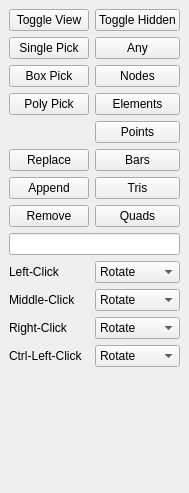
<?xml version="1.0" encoding="UTF-8"?>
<ui version="4.0">
 <class>Dock_Picking</class>
 <widget class="QDockWidget" name="Dock_Picking">
  <property name="geometry">
   <rect>
    <x>0</x>
    <y>0</y>
    <width>188</width>
    <height>493</height>
   </rect>
  </property>
  <property name="sizePolicy">
   <sizepolicy hsizetype="Expanding" vsizetype="Preferred">
    <horstretch>0</horstretch>
    <verstretch>0</verstretch>
   </sizepolicy>
  </property>
  <property name="toolTip">
   <string>Picking Dock</string>
  </property>
  <property name="statusTip">
   <string>Picking Utility Dock</string>
  </property>
  <property name="allowedAreas">
   <set>Qt::LeftDockWidgetArea|Qt::RightDockWidgetArea</set>
  </property>
  <property name="windowTitle">
   <string>Picking</string>
  </property>
  <widget class="QWidget" name="dockWidgetContents">
   <layout class="QGridLayout" name="gridLayout">
    <item row="5" column="2">
     <widget class="QPushButton" name="btn_box_pick">
      <property name="sizePolicy">
       <sizepolicy hsizetype="Expanding" vsizetype="Fixed">
        <horstretch>0</horstretch>
        <verstretch>0</verstretch>
       </sizepolicy>
      </property>
      <property name="text">
       <string>Box Pick</string>
      </property>
      <property name="autoDefault">
       <bool>true</bool>
      </property>
     </widget>
    </item>
    <item row="4" column="3">
     <widget class="QPushButton" name="btn_any">
      <property name="sizePolicy">
       <sizepolicy hsizetype="Expanding" vsizetype="Fixed">
        <horstretch>0</horstretch>
        <verstretch>0</verstretch>
       </sizepolicy>
      </property>
      <property name="text">
       <string>Any</string>
      </property>
      <property name="autoDefault">
       <bool>true</bool>
      </property>
     </widget>
    </item>
    <item row="4" column="2">
     <widget class="QPushButton" name="btn_single_pick">
      <property name="sizePolicy">
       <sizepolicy hsizetype="Expanding" vsizetype="Fixed">
        <horstretch>0</horstretch>
        <verstretch>0</verstretch>
       </sizepolicy>
      </property>
      <property name="text">
       <string>Single Pick</string>
      </property>
      <property name="autoDefault">
       <bool>true</bool>
      </property>
     </widget>
    </item>
    <item row="5" column="3">
     <widget class="QPushButton" name="btn_nodes">
      <property name="sizePolicy">
       <sizepolicy hsizetype="Expanding" vsizetype="Fixed">
        <horstretch>0</horstretch>
        <verstretch>0</verstretch>
       </sizepolicy>
      </property>
      <property name="text">
       <string>Nodes</string>
      </property>
      <property name="autoDefault">
       <bool>true</bool>
      </property>
     </widget>
    </item>
    <item row="8" column="2">
     <widget class="QPushButton" name="btn_replace_selection">
      <property name="sizePolicy">
       <sizepolicy hsizetype="Expanding" vsizetype="Fixed">
        <horstretch>0</horstretch>
        <verstretch>0</verstretch>
       </sizepolicy>
      </property>
      <property name="text">
       <string>Replace</string>
      </property>
      <property name="autoDefault">
       <bool>true</bool>
      </property>
     </widget>
    </item>
    <item row="6" column="2">
     <widget class="QPushButton" name="btn_poly_pick">
      <property name="sizePolicy">
       <sizepolicy hsizetype="Expanding" vsizetype="Fixed">
        <horstretch>0</horstretch>
        <verstretch>0</verstretch>
       </sizepolicy>
      </property>
      <property name="text">
       <string>Poly Pick</string>
      </property>
      <property name="autoDefault">
       <bool>true</bool>
      </property>
      <property name="default">
       <bool>false</bool>
      </property>
      <property name="flat">
       <bool>false</bool>
      </property>
     </widget>
    </item>
    <item row="10" column="3">
     <widget class="QPushButton" name="btn_quads">
      <property name="sizePolicy">
       <sizepolicy hsizetype="Expanding" vsizetype="Fixed">
        <horstretch>0</horstretch>
        <verstretch>0</verstretch>
       </sizepolicy>
      </property>
      <property name="text">
       <string>Quads</string>
      </property>
      <property name="autoDefault">
       <bool>true</bool>
      </property>
      <property name="default">
       <bool>false</bool>
      </property>
      <property name="flat">
       <bool>false</bool>
      </property>
     </widget>
    </item>
    <item row="9" column="3">
     <widget class="QPushButton" name="btn_tris">
      <property name="sizePolicy">
       <sizepolicy hsizetype="Expanding" vsizetype="Fixed">
        <horstretch>0</horstretch>
        <verstretch>0</verstretch>
       </sizepolicy>
      </property>
      <property name="text">
       <string>Tris</string>
      </property>
      <property name="autoDefault">
       <bool>true</bool>
      </property>
      <property name="default">
       <bool>false</bool>
      </property>
      <property name="flat">
       <bool>false</bool>
      </property>
     </widget>
    </item>
    <item row="6" column="3">
     <widget class="QPushButton" name="btn_elements">
      <property name="sizePolicy">
       <sizepolicy hsizetype="Expanding" vsizetype="Fixed">
        <horstretch>0</horstretch>
        <verstretch>0</verstretch>
       </sizepolicy>
      </property>
      <property name="text">
       <string>Elements</string>
      </property>
      <property name="autoDefault">
       <bool>true</bool>
      </property>
      <property name="default">
       <bool>false</bool>
      </property>
      <property name="flat">
       <bool>false</bool>
      </property>
     </widget>
    </item>
    <item row="8" column="3">
     <widget class="QPushButton" name="btn_bars">
      <property name="sizePolicy">
       <sizepolicy hsizetype="Expanding" vsizetype="Fixed">
        <horstretch>0</horstretch>
        <verstretch>0</verstretch>
       </sizepolicy>
      </property>
      <property name="text">
       <string>Bars</string>
      </property>
      <property name="autoDefault">
       <bool>true</bool>
      </property>
      <property name="default">
       <bool>false</bool>
      </property>
      <property name="flat">
       <bool>false</bool>
      </property>
     </widget>
    </item>
    <item row="10" column="2">
     <widget class="QPushButton" name="btn_remove_selection">
      <property name="sizePolicy">
       <sizepolicy hsizetype="Expanding" vsizetype="Fixed">
        <horstretch>0</horstretch>
        <verstretch>0</verstretch>
       </sizepolicy>
      </property>
      <property name="text">
       <string>Remove</string>
      </property>
      <property name="autoDefault">
       <bool>true</bool>
      </property>
      <property name="default">
       <bool>false</bool>
      </property>
      <property name="flat">
       <bool>false</bool>
      </property>
     </widget>
    </item>
    <item row="7" column="3">
     <widget class="QPushButton" name="btn_points">
      <property name="sizePolicy">
       <sizepolicy hsizetype="Expanding" vsizetype="Fixed">
        <horstretch>0</horstretch>
        <verstretch>0</verstretch>
       </sizepolicy>
      </property>
      <property name="text">
       <string>Points</string>
      </property>
      <property name="autoDefault">
       <bool>true</bool>
      </property>
      <property name="default">
       <bool>false</bool>
      </property>
      <property name="flat">
       <bool>false</bool>
      </property>
     </widget>
    </item>
    <item row="9" column="2">
     <widget class="QPushButton" name="btn_append_selection">
      <property name="sizePolicy">
       <sizepolicy hsizetype="Expanding" vsizetype="Fixed">
        <horstretch>0</horstretch>
        <verstretch>0</verstretch>
       </sizepolicy>
      </property>
      <property name="text">
       <string>Append</string>
      </property>
      <property name="autoDefault">
       <bool>true</bool>
      </property>
     </widget>
    </item>
    <item row="14" column="3">
     <widget class="QComboBox" name="cbx_left_click">
      <property name="sizePolicy">
       <sizepolicy hsizetype="Expanding" vsizetype="Fixed">
        <horstretch>0</horstretch>
        <verstretch>0</verstretch>
       </sizepolicy>
      </property>
      <property name="minimumSize">
       <size>
        <width>0</width>
        <height>0</height>
       </size>
      </property>
      <item>
       <property name="text">
        <string>Rotate</string>
       </property>
      </item>
      <item>
       <property name="text">
        <string>Pan</string>
       </property>
      </item>
      <item>
       <property name="text">
        <string>Zoom</string>
       </property>
      </item>
      <item>
       <property name="text">
        <string>Select</string>
       </property>
      </item>
     </widget>
    </item>
    <item row="16" column="3">
     <widget class="QComboBox" name="cbx_right_click">
      <property name="sizePolicy">
       <sizepolicy hsizetype="Expanding" vsizetype="Fixed">
        <horstretch>0</horstretch>
        <verstretch>0</verstretch>
       </sizepolicy>
      </property>
      <property name="minimumSize">
       <size>
        <width>0</width>
        <height>0</height>
       </size>
      </property>
      <item>
       <property name="text">
        <string>Rotate</string>
       </property>
      </item>
      <item>
       <property name="text">
        <string>Pan</string>
       </property>
      </item>
      <item>
       <property name="text">
        <string>Zoom</string>
       </property>
      </item>
      <item>
       <property name="text">
        <string>Select</string>
       </property>
      </item>
     </widget>
    </item>
    <item row="17" column="3">
     <widget class="QComboBox" name="cbx_ctrl_left_click">
      <property name="sizePolicy">
       <sizepolicy hsizetype="Expanding" vsizetype="Fixed">
        <horstretch>0</horstretch>
        <verstretch>0</verstretch>
       </sizepolicy>
      </property>
      <property name="minimumSize">
       <size>
        <width>0</width>
        <height>0</height>
       </size>
      </property>
      <item>
       <property name="text">
        <string>Rotate</string>
       </property>
      </item>
      <item>
       <property name="text">
        <string>Pan</string>
       </property>
      </item>
      <item>
       <property name="text">
        <string>Zoom</string>
       </property>
      </item>
      <item>
       <property name="text">
        <string>Select</string>
       </property>
      </item>
     </widget>
    </item>
    <item row="17" column="2">
     <widget class="QLabel" name="label_4">
      <property name="sizePolicy">
       <sizepolicy hsizetype="Expanding" vsizetype="Preferred">
        <horstretch>0</horstretch>
        <verstretch>0</verstretch>
       </sizepolicy>
      </property>
      <property name="minimumSize">
       <size>
        <width>0</width>
        <height>0</height>
       </size>
      </property>
      <property name="text">
       <string>Ctrl-Left-Click</string>
      </property>
     </widget>
    </item>
    <item row="15" column="3">
     <widget class="QComboBox" name="cbx_middle_click">
      <property name="sizePolicy">
       <sizepolicy hsizetype="Expanding" vsizetype="Fixed">
        <horstretch>0</horstretch>
        <verstretch>0</verstretch>
       </sizepolicy>
      </property>
      <property name="minimumSize">
       <size>
        <width>0</width>
        <height>0</height>
       </size>
      </property>
      <item>
       <property name="text">
        <string>Rotate</string>
       </property>
      </item>
      <item>
       <property name="text">
        <string>Pan</string>
       </property>
      </item>
      <item>
       <property name="text">
        <string>Zoom</string>
       </property>
      </item>
      <item>
       <property name="text">
        <string>Select</string>
       </property>
      </item>
     </widget>
    </item>
    <item row="14" column="2">
     <widget class="QLabel" name="label">
      <property name="sizePolicy">
       <sizepolicy hsizetype="Expanding" vsizetype="Preferred">
        <horstretch>0</horstretch>
        <verstretch>0</verstretch>
       </sizepolicy>
      </property>
      <property name="minimumSize">
       <size>
        <width>0</width>
        <height>0</height>
       </size>
      </property>
      <property name="text">
       <string>Left-Click</string>
      </property>
     </widget>
    </item>
    <item row="16" column="2">
     <widget class="QLabel" name="label_3">
      <property name="sizePolicy">
       <sizepolicy hsizetype="Expanding" vsizetype="Preferred">
        <horstretch>0</horstretch>
        <verstretch>0</verstretch>
       </sizepolicy>
      </property>
      <property name="minimumSize">
       <size>
        <width>0</width>
        <height>0</height>
       </size>
      </property>
      <property name="text">
       <string>Right-Click</string>
      </property>
     </widget>
    </item>
    <item row="15" column="2">
     <widget class="QLabel" name="label_2">
      <property name="sizePolicy">
       <sizepolicy hsizetype="Expanding" vsizetype="Preferred">
        <horstretch>0</horstretch>
        <verstretch>0</verstretch>
       </sizepolicy>
      </property>
      <property name="minimumSize">
       <size>
        <width>0</width>
        <height>0</height>
       </size>
      </property>
      <property name="text">
       <string>Middle-Click</string>
      </property>
     </widget>
    </item>
    <item row="2" column="3">
     <widget class="QPushButton" name="btn_toggle_hidden">
      <property name="sizePolicy">
       <sizepolicy hsizetype="Expanding" vsizetype="Fixed">
        <horstretch>0</horstretch>
        <verstretch>0</verstretch>
       </sizepolicy>
      </property>
      <property name="text">
       <string>Toggle Hidden</string>
      </property>
     </widget>
    </item>
    <item row="2" column="2">
     <widget class="QPushButton" name="btn_toggle_view">
      <property name="sizePolicy">
       <sizepolicy hsizetype="Expanding" vsizetype="Fixed">
        <horstretch>0</horstretch>
        <verstretch>0</verstretch>
       </sizepolicy>
      </property>
      <property name="text">
       <string>Toggle View</string>
      </property>
     </widget>
    </item>
    <item row="12" column="2" colspan="2">
     <widget class="QLineEdit" name="lnedt_selection">
      <property name="sizePolicy">
       <sizepolicy hsizetype="Expanding" vsizetype="Fixed">
        <horstretch>0</horstretch>
        <verstretch>0</verstretch>
       </sizepolicy>
      </property>
     </widget>
    </item>
    <item row="18" column="2" colspan="2">
     <spacer name="verticalSpacer">
      <property name="orientation">
       <enum>Qt::Vertical</enum>
      </property>
      <property name="sizeHint" stdset="0">
       <size>
        <width>20</width>
        <height>40</height>
       </size>
      </property>
     </spacer>
    </item>
   </layout>
  </widget>
 </widget>
 <resources/>
 <connections/>
</ui>
